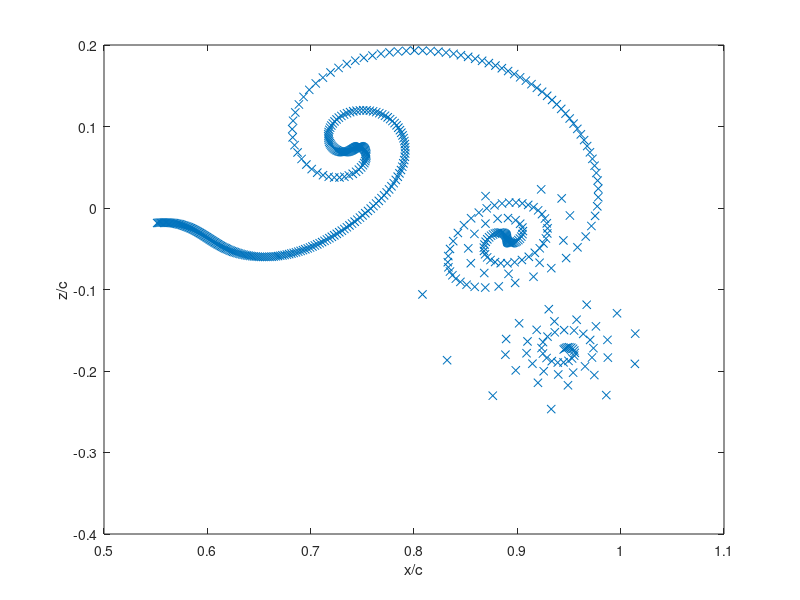
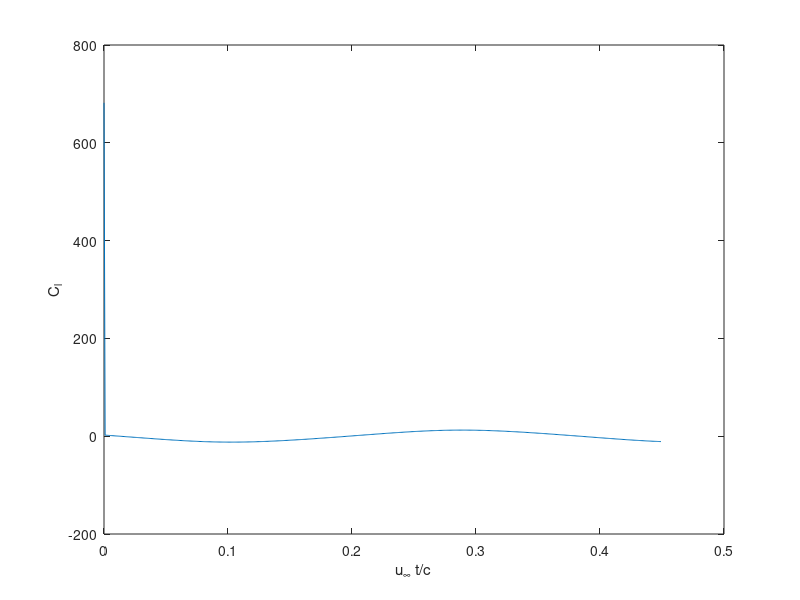
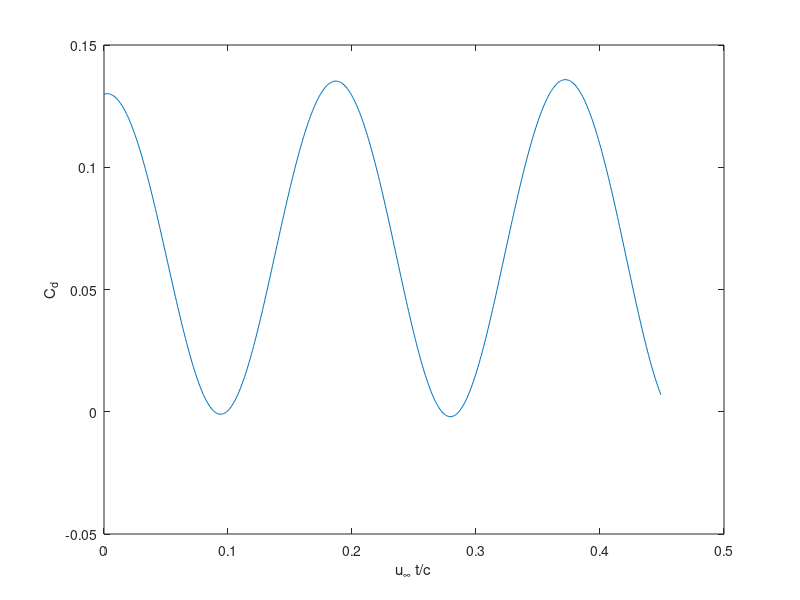

MATLAB code to generate these figures, in order:
%% Code for predicting performance of a thin aerofoil in unsteady flow

%This example is a simple 2D aerfoil in unsteady flow modelled using lumped
%vortex elements. The singularities associated with ideal irrotational
%vortices are bypassed by the introduction of the Lamb-Oseen vortex core
%model (see Wiki for more details).

clear
close all

%Number of time steps:
Nstep = 250*2;

%Declare array to store wake data:
vortic = zeros(Nstep,3);

%Density of air:
rho = 1.0;

%X-component of the velocity of the aerofoil:
ut = 50;

%chord:
c = 1.56/ut;

%Heaving amplitude:
h0 = c*0.019;

%Heaving frequency:
omega = 2*ut/c*8.5;

%Orientation of blade with respect to global coordinate system:
beta = 0*5.0*pi/180;
%If omega = 0, this is just the aerofoil

%Sine alpha:
sn = sin(beta);

%Cosine alpha:
cs = cos(beta);

%Time step:
dt = 0.0009*c/ut;

%Time vector:
t = 0:dt:(Nstep-1)*dt;

%Z-component of the velocity of the aerofoil:
wt = h0*omega*cos(omega*t);

%Location of the origin of the body coordinate system:
sx = -ut*t;
sz = -h0*sin(omega*t);

%Location of most recently shed wake element:
Q = sqrt(ut^2 + wt.^2);
dxw = 0.3*Q*dt;

%Trailing vortex locations:
vortic(:,1) = (c + dxw)*cs + sx;
vortic(:,2) = -(c + dxw)*sn + sz;

%Influence matrix terms:
a = -1/(pi*c);
b = 1./(2*pi*(c/4 + dxw));
%Refer to chapter 9 (page 225) for more details.

xx1 = (0.75*c*cs + sx(2:Nstep))';
zz1 = (0.75*c*sn + sz(2:Nstep))';

%Location of the bound vortex:
xx1_1 = 0.25*c*cs + sx;
zz1_1 = 0.25*c*sn + sz;

%RHS1_a:
RHS1_a = -(ut*sn + wt*sn);

%Vortex core (simple representation):
cutoff = 0.001;

%Some arrays:
t1 = zeros(Nstep,1);
L = t1;
D = t1;    
cl = t1;
cd = t1;
clt = t1;
sx1 = t1;

%Run through the time steps:
for it = 1:Nstep

    rhs2 = 0;
    wwake = 0;

    if it == 1
        
    else
        
        %Calculate the induced velocity arising from all the wake elements.
        
        %Index marker:
        it1 = it - 1;
        
        %3/4 chord point. According to Anderson (see Wind Energy Handbook
        %also), the angle of attack should be taken at this point:
        AoA_x_pos = 0.75*c*cs + sx(it);
        AoA_z_pos = 0.75*c*sn + sz(it);
        
        %Distance from wake vortex elements to 3/4 chord point:
        rx = AoA_x_pos - vortic(1:it1,1);
        rz = AoA_z_pos - vortic(1:it1,2);
        r2 = rx.^2 + rz.^2 + 0*cutoff^2;
        
        %Induced velocity by each vortex wake element.
        u1 = rz/(2*pi).*vortic(1:it1,3)./r2.*(1 - exp(-r2/cutoff^2));
        w1 = -rx/(2*pi).*vortic(1:it1,3)./r2.*(1 - exp(-r2/cutoff^2));        

        %Get rid of NaN values due to singularity at core:
        u1(isnan(u1)) = 0;
        w1(isnan(w1)) = 0;   
        %This needs to be done because in spite of the vortex core model,
        %the code will still get confused at the core's centre. The
        %programme is trying to evaluate 0*0/0, which returns NaN. This
        %must be removed.
        
        %Sum all velocity contributions from the wake vortex elements:
        u = sum(u1);
        w = sum(w1);
        
        %Dot induced velocity with normal vector (of aerofoil) as per
        %equation 13.117:
        wwake = u*sn + w*cs;
        
        rhs2 = -sum(vortic(1:it1,3));
        
    end
    
    %Equations 13.114 - 13.119:
    rhs1 = -ut*sn - wwake - wt(it)*cs;
    vortic(it,3) = 1/(b(it)/a - 1)*(rhs1/a-rhs2);
    gammat = rhs2 - vortic(it,3);
    %For a single lumped vortex representation of an aerofoil, equation
    %13.118 reduces to a simple expression in which the 'a' matrix is just
    %a 2-by-2 matrix of the following form:
    
    % a = a_11 a_1W
    %       1    1
    
    %The column vector of unknowns is just [gamma_1,gamma_w_i]^T. The RHS
    %is jused [RHS1,RHS2]^T. Matrix inversion of a 2-by-2 matrix does not
    %even require Matlab \ command. The inverse of the 'a' matrix is just
    
    % a^{-1} = 1/(a_11 - a_1W)*[1, -a_1W; -1, a_11]
    
    %Note - although this is a 'pure' model, it is quite possible to
    %upgrade it to a LLT model. To do so, you simply need to recognise that
    %the effective angle of attack (taking into account both kinematic and
    %wake-induced velocities) is known, and then you simply go to a lookup
    %table to get the lift and drag. Then by the Kutta-Joukowski theorem,
    %you calculate the strength of the shed vortex and feed that into the
    %wake. Using lookup tables does, however, have its own issues. For
    %example, the use of lookup tables may be a source of error in
    %curvilinear flow or when a wing/blade is of finite length.
    
    if it < 1
        
    else        

        %Velocity induced by the bound vortex on the aerofoil at the
        %positions of all the wake elements:
        Bound_x = 0.25*c*cs + sx(it);
        Bound_z = 0.25*c*sn + sz(it);        
        
        %Distance from wake vortex elements to aerofoil bound vortex:
        rx = vortic(1:it,1) - Bound_x;
        rz = vortic(1:it,2) - Bound_z;        
        r2 = rx.^2 + rz.^2 + 0*cutoff^2;
        
        %Induced velocity on each vortex wake element by bound vortex.
        u = rz/(2*pi)*gammat./r2.*(1 - exp(-r2/cutoff^2));
        w = -rx/(2*pi)*gammat./r2.*(1 - exp(-r2/cutoff^2));

        %Get rid of NaN values due to singularity at core:
        u(isnan(u)) = 0;
        w(isnan(w)) = 0;        
        
        %Determine the influence of the wake elements on each other:
        for i = 1:it

            %Distance between all wake elements and the wake element of
            %interest:
            rx = vortic(i,1) - vortic(1:it,1);
            rz = vortic(i,2) - vortic(1:it,2);
            r2 = rx.^2 + rz.^2 + 0*cutoff^2;
            
            u11 = rz/(2*pi).*vortic(1:it,3)./r2.*(1 - exp(-r2/cutoff^2));
            w11 = -rx/(2*pi).*vortic(1:it,3)./r2.*(1 - exp(-r2/cutoff^2));
            
            %Get rid of NaN values due to singularity at core:
            u11(isnan(u11)) = 0;
            w11(isnan(w11)) = 0;
            %This needs to be done because in spite of the vortex core
            %model, the code will still get confused at the core's centre.
            %The programme is trying to evaluate 0*0/0, which returns NaN. 
            %This must be removed.
            
            %Sum influence of all wake elements on the element of interest:
            u1 = sum(u11);
            w1 = sum(w11);
            
            u(i) = u(i) + u1;
            w(i) = w(i) + w1;
            
            %uw(i,1) = vortic(i,1) + u(i)*dt;
            %uw(i,2) = vortic(i,2) + w(i)*dt;
            
        end
                
        %Move the wake elements with the local velocities:
        vortic(1:it,1) = vortic(1:it,1) + u(1:it)*dt;
        vortic(1:it,2) = vortic(1:it,2) + w(1:it)*dt;
        
    end
    
    if it == 1
        
        %No circulation at t = 0:
        gamat1 = 0;
        
    end
    
    %Kinematic velocity:
    kin_vel = 0.5*rho*(ut^2 + wt(it)^2);

    %Rate of change of bound circulation with respect to time:
    dgamdt = (gammat - gamat1)/dt;
    
    %Store current value of bound circulation for use in the unsteady
    %Bernoulli equation at the next time step:
    gamat1 = gammat;
    
    AoA_x_pos = 0.75*c*cs + sx(it);
    AoA_z_pos = 0.75*c*sn + sz(it);
    
    %Calculate downwash:
    rx = AoA_x_pos - vortic(1:it,1);
    rz = AoA_z_pos - vortic(1:it,2);
    r2 = rx.^2 + rz.^2 + cutoff^2;
    
    u11 = rz/(2*pi).*vortic(1:it,3)./r2;
    w11 = -rx/(2*pi).*vortic(1:it,3)./r2;
            
    %Sum influence of all wake elements on the element of interest:
    u = sum(u11);
    w = sum(w11);
    
    %Wake-induced downwash:
    ww = u*sn + w*cs;
    
    %Lift force (equation 13.128):
    L(it) = rho*(ut*gammat + dgamdt*c);
    
    %Drag force (equation 13.130):
    D(it) = rho*(-ww*gammat + dgamdt*c*sn);
    %Page 415 - The first term is due to the wake-induced downwash, which
    %in the lumped-vortex element case is evaluated at the panel's
    %three-quarter chord point. The second term is due to the fluid
    %acceleration.
    
    %Lift coefficient:
    cl(it) = L(it)/kin_vel/c;
    
    %Drag coefficient:
    cd(it) = D(it)/kin_vel/c;
    
    %Note the drag force is a lift-induced drag. It is because of the
    %vorticity of the wake.
    
    sx1(it) = sx(it) - ut*dt;
    
end

if dt > 0.001*c/ut

    figure
    plot(vortic(:,1)/c,vortic(:,2)/c,'--')

else

    figure
    plot(vortic(:,1)/c,vortic(:,2)/c,'x')
    
end

%Add some labels:
xlabel('x/c')
ylabel('z/c')

if omega == 0
    
    %set some limits:
    ylim([-0.75 0.75])
    
end

figure
plot(ut*t/c,cl)

%Add some labels:
xlabel('u_\infty t/c')
ylabel('C_l')

figure
plot(ut*t/c,cd)

%Add some labels:
xlabel('u_\infty t/c')
ylabel('C_d')